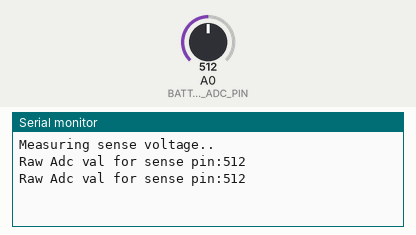
A sketch run on a simulated Arduino Uno, built with avr-gcc and run on an emulated ATmega328P. Parts: the last lines printed to the serial monitor. The inputs (shaded band) are chosen by the test bench; at power-on: A0 (BATT_VOLT_SENSE_ADC_PIN) = 512.

Above: at 10.8 s.
10.9 s: A0 (BATT_VOLT_SENSE_ADC_PIN) set to 716
At 11.4 s:
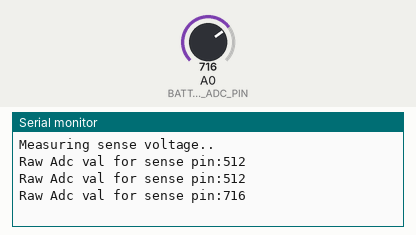
14.5 s: A0 (BATT_VOLT_SENSE_ADC_PIN) set to 900
At 15.5 s:
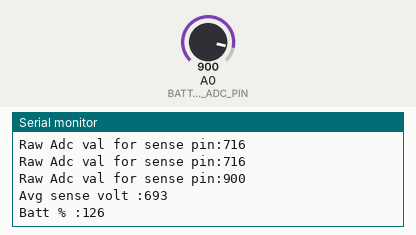
Timing chart, 0 to 17.5 s (numbered marks = the images above; inputs shaded):
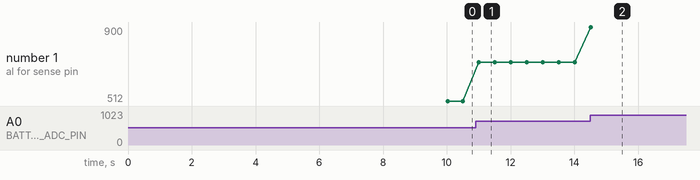

The sketch:

battery_level_mon_3s.ino
```cpp
/* TEST code on/off here. undef this during interation */
#define ISOLATED_TEST_EN
/* serial debug prints on off here*/
#define SERIAL_DEBUG

#define CHARGE_CHECK_INTERVAL_MS     10000
#define ADC_SAMPLING_INTERVAL_MS     500
#define ADC_SAMPLES_FOR_AVG_CALC     10


/*ADC pin*/
#define BATT_VOLT_SENSE_ADC_PIN            A0

/*ADC CALIBRATION*/
#define BATT_CHARGE_MIN_ADC_VOLT     39  //31 :9.0V , 39 :10.8v
#define BATT_CHARGE_MAX_ADC_VOLT     46  //46:12.64
#define CUTOFF_PERCENT_LEVEL     (uint32_t)(100)/(BATT_CHARGE_MAX_ADC_VOLT-BATT_CHARGE_MIN_ADC_VOLT)
/*--------ADC vs V trend
  ADC  V
  31   9.0
  39  10.8
  40  11.1
  41  11.4
  42  11.79
  45  12.43
  46  12.64

*/
/* serial comm wrappers */
#ifdef SERIAL_DEBUG
  #define SERIAL_BEGIN(x)     {Serial.begin(x);}
  #define SERIAL_PRNT(x)      {Serial.print(x);}
  #define SERIAL_PRNTLN(x)    {Serial.println(x);}
#else
  #define SERIAL_BEGIN(x)   {}
  #define SERIAL_PRNT(x)    {}
  #define SERIAL_PRNTLN(x)  {}
#endif

uint16_t adcBattVoltAvg_g;

bool isBattGood=false;

void  batterypackMonInit()
{
  pinMode(BATT_VOLT_SENSE_ADC_PIN,INPUT);

}

bool isBatterypackGood()
{
  return isBattGood;
}

uint8_t getBattLvlPercent()
{
  uint8_t battlvlRet = 0;
  if (adcBattVoltAvg_g < BATT_CHARGE_MIN_ADC_VOLT)
  {
    battlvlRet = 0;
    isBattGood=false;
    SERIAL_PRNTLN("Please charge battery pack!!..");
  }
  else
  {
    battlvlRet = (uint8_t)(((float)( adcBattVoltAvg_g-BATT_CHARGE_MIN_ADC_VOLT) / (BATT_CHARGE_MAX_ADC_VOLT - BATT_CHARGE_MIN_ADC_VOLT)) * 100);
    if(battlvlRet >=CUTOFF_PERCENT_LEVEL )
    {
      isBattGood=true;

    }
  }
  return battlvlRet;
}

void Task_BatteryPackMonitor()
{
  static uint64_t chargeCheckElapsed;
  static boolean doADCSampling;
  static uint8_t chargerMosfetOffOnceFlag = 0;


  /*
     Enable volt measurement every CHARGE_CHECK_INTERVAL_MS
  */
  if (millis() - chargeCheckElapsed > CHARGE_CHECK_INTERVAL_MS)
  {

    SERIAL_PRNTLN("Measuring sense voltage..");
    doADCSampling = true;
    chargeCheckElapsed = millis() ;
  }
  /*
     Volt measurement and averaging every sampling interval ADC_SAMPLING_INTERVAL_MS
  */
  if (doADCSampling) {
    static uint64_t chargeSampleElapsed;
    static uint16_t sumAvg;
    static uint8_t samplCtr;
    if (millis() - chargeSampleElapsed > ADC_SAMPLING_INTERVAL_MS)
    {
      sumAvg += analogRead(BATT_VOLT_SENSE_ADC_PIN);
      SERIAL_PRNT("Raw Adc val for sense pin:");
      SERIAL_PRNTLN(analogRead(BATT_VOLT_SENSE_ADC_PIN));
      samplCtr++;
      if (samplCtr == ADC_SAMPLES_FOR_AVG_CALC)
      {
        adcBattVoltAvg_g = sumAvg / ADC_SAMPLES_FOR_AVG_CALC;
        sumAvg = 0;
        samplCtr = 0;
        doADCSampling = false;
        SERIAL_PRNT("Avg sense volt :");
        SERIAL_PRNTLN(adcBattVoltAvg_g);
        SERIAL_PRNT("Batt % :");
        SERIAL_PRNTLN(getBattLvlPercent());
      }
      chargeSampleElapsed = millis() ;
    }


  }


}

#ifdef ISOLATED_TEST_EN
void setup()
{

    SERIAL_BEGIN(9600);

  batterypackMonInit();
}

void loop()
{
  Task_BatteryPackMonitor();
}

#endif
```

Measured:
- after the input at 10.9 s, the serial monitor: prints a new line after 0.10 s (image 1)
- after the input at 14.5 s, the serial monitor: prints a new line at once (image 2)
- plotted number 1: 512 → 716 after the input at 10.9 s, 716 → 900 after the input at 14.5 s
